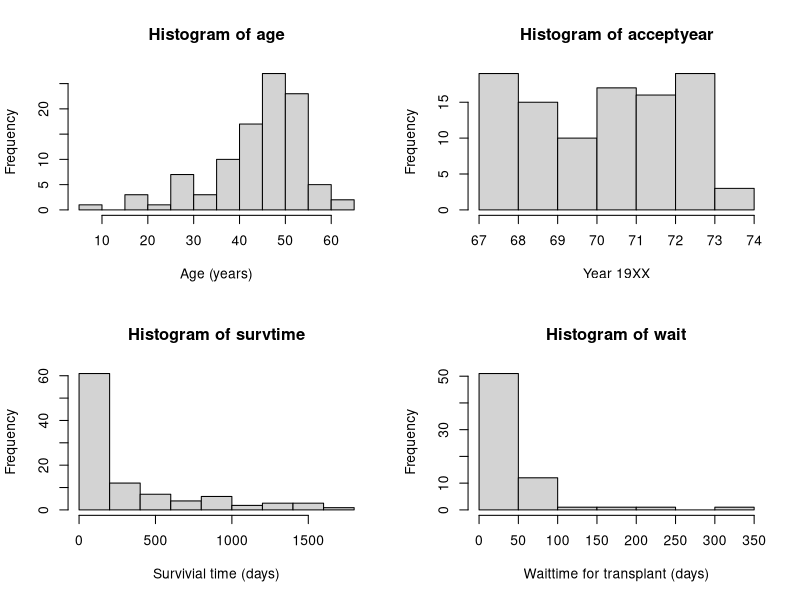
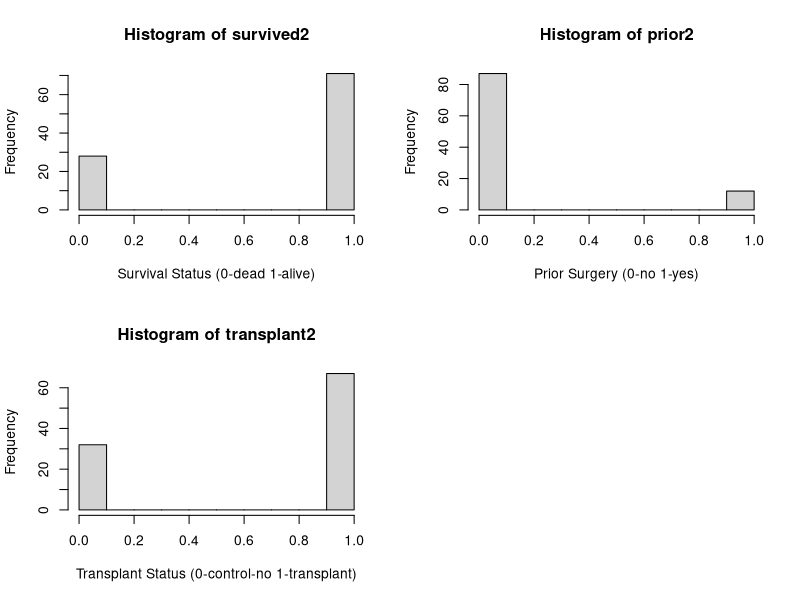
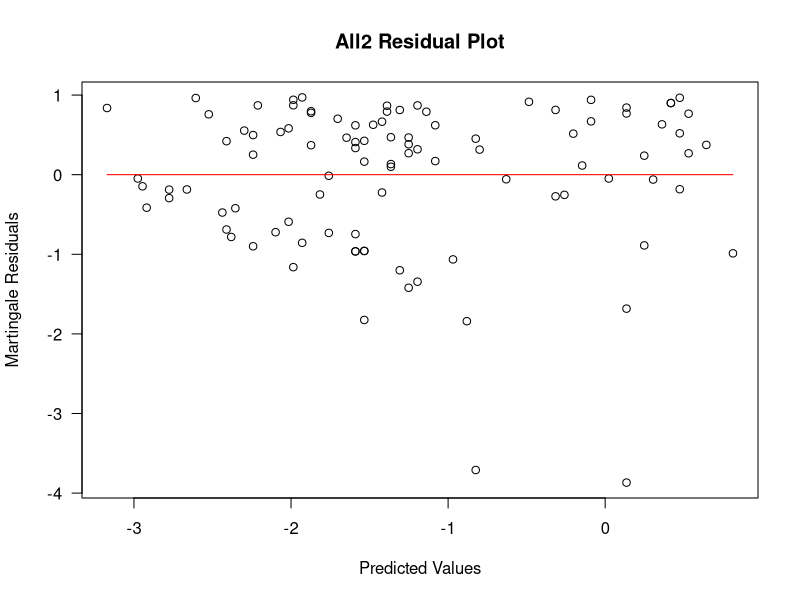
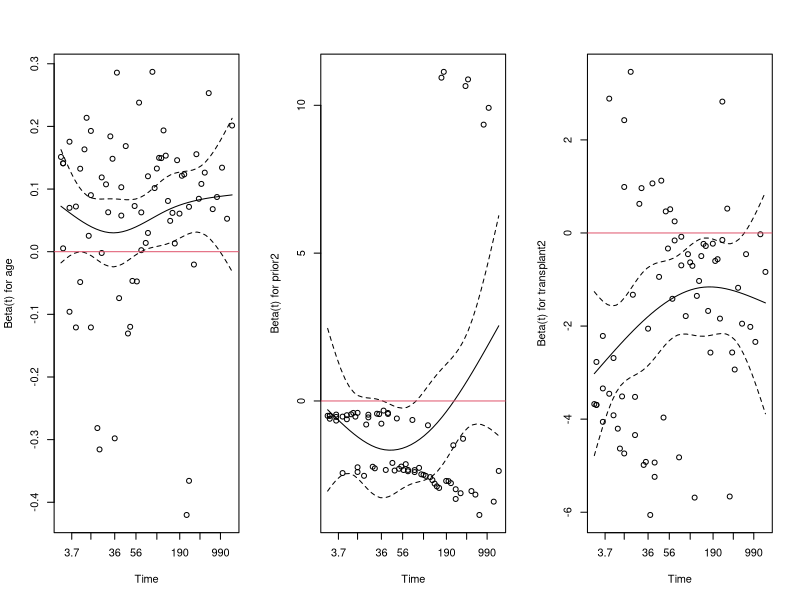
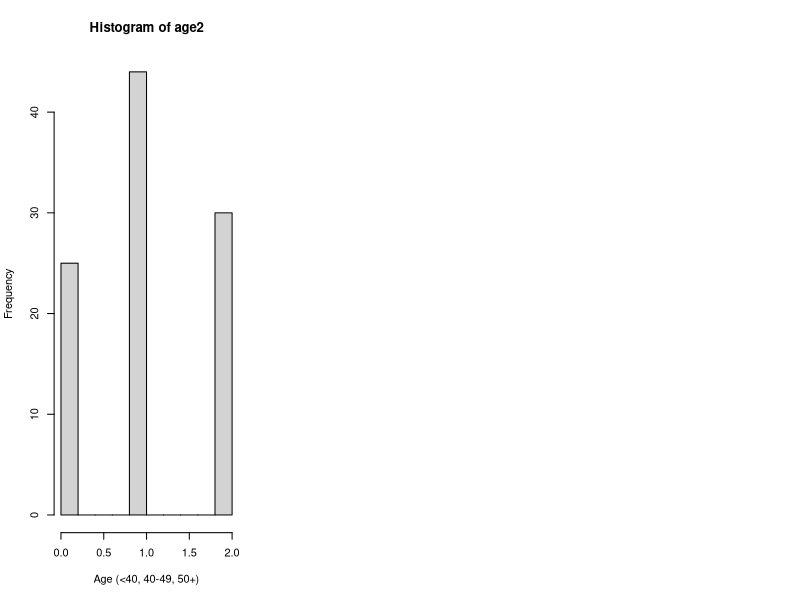
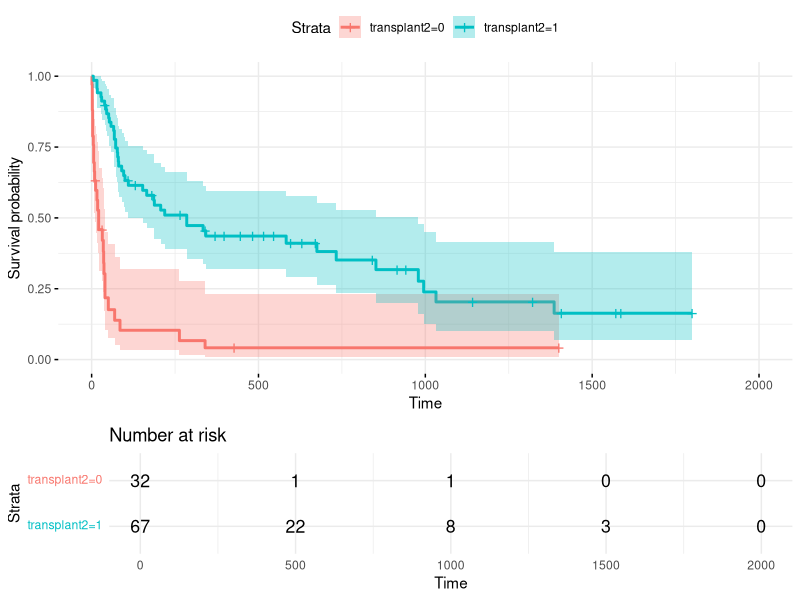

Source code (R) for these figures, in order:
## ---- chunk 1
#| output: false
#| echo: false
library(survival)
#install.packages("survminer")
library(survminer)
## ---- chunk 2
#| code-fold: true
#| code-summary: "Show the code for data conversion"
#| output: false
heart_transplant <- read.csv("./heart_transplant.csv")
#generate numeric columns for survived, prior, and transplant from existing charachter columns
heart_transplant$survived2 <- as.numeric(ifelse(heart_transplant$survived=="dead",1,0))
heart_transplant$prior2 <- as.numeric(ifelse(heart_transplant$prior=="yes",1,0))
heart_transplant$transplant2 <- as.numeric(ifelse(heart_transplant$transplant=="treatment",1,0))
attach(heart_transplant)
## ---- chunk 3
#| code-fold: true
#| code-summary: "Show the code for the histograms"
#examine variables more
par(mfrow=c(2,2))
hist(age, xlab="Age (years)")
hist(acceptyear, xlab="Year 19XX")
hist(survtime, xlab="Survivial time (days)")
hist(wait, xlab="Waittime for transplant (days)")
hist(survived2, xlab="Survival Status (0-dead 1-alive)")
hist(prior2, xlab="Prior Surgery (0-no 1-yes)")
hist(transplant2, xlab="Transplant Status (0-control-no 1-transplant)")
par(mfrow=c(1,1))
## ---- chunk 4
#| code-fold: true
#| code-summary: "Show the code for the first model"
#generate model without wait time
#wait time is only available for those who received transplant not the control group
all.mod <- coxph(Surv(survtime, survived2)~ acceptyear + age + prior2 + transplant2)
## ---- chunk 5
#| code-fold: true
#| code-summary: "Show the code for the second model"
#generate model with wait time to see if wait time is significant for those who do receive the transplant, only looks at records that received the transplant not the control who did not receive transplant
treated.mod <- coxph(Surv(survtime, survived2)~ acceptyear + age + prior2 + wait)
## ---- chunk 6
#| code-fold: true
#| code-summary: "Show the code for the third model and anova test"
#| output: false
#generate model without accepted year to compare and determine if removing the accepted year variable has any significant affect on the model
all2.mod <- coxph(Surv(survtime, survived2)~ age + prior2 + transplant2)
anova(all.mod, all2.mod, test="LRT")
## ---- chunk 7
#| code-fold: true
#| code-summary: "Show the code for the test for linearity"
#| output: false
plot(predict(all2.mod), residuals(all2.mod, type="martingale"), xlab = "Predicted Values", ylab = "Martingale Residuals", main = "All2 Residual Plot",las=1)
lines(smooth.spline(predict(all2.mod), residuals(all2.mod, type = "martingale")),col="red")
## ---- chunk 8
#| code-fold: true
#| code-summary: "Show the code for the test for proportional hazards"
#| output: false
cox.zph(all2.mod)
par(mfrow=c(1,3))
plot(cox.zph(all2.mod)[1])
abline(h=0, col=2)
plot(cox.zph(all2.mod)[2])
abline(h=0, col=2)
plot(cox.zph(all2.mod)[3])
abline(h=0, col=2)
## ---- chunk 9
#| code-fold: true
#| code-summary: "Show the code for the fourth model"
#Generate and examine transplant stratified models.
all_strTrtmnt.mod <- coxph(Surv(survtime, survived2)~ age + prior2 + strata(transplant2))
## ---- chunk 10
#| code-fold: true
#| code-summary: "Show the code for the age categorization"
#| output: false
#age categorization <40, 40-50, 50+
detach(heart_transplant)
heart_transplant$age2 <- as.numeric(ifelse(heart_transplant$age<41,0,ifelse(heart_transplant$age<51,1,2)))
attach(heart_transplant)
## ---- chunk 11
#| code-fold: true
#| code-summary: "Show the code for the fifth model"
#plot categorized age
hist(age2, xlab="Age (<40, 40-49, 50+)")
#generate model with chategorized age
all_agechat.mod <- coxph(Surv(survtime, survived2)~ age2 + prior2 + strata(transplant2))
## ---- chunk 12
#| code-fold: true
#| code-summary: "Show the code for the survival plot"
#| output: false
ggsurvplot(survfit(all_strTrtmnt.mod), data=heart_transplant, ggtheme = theme_minimal(), conf.int=TRUE, risk.table=TRUE, tables.height = 0.3, tables.theme = theme_minimal())
